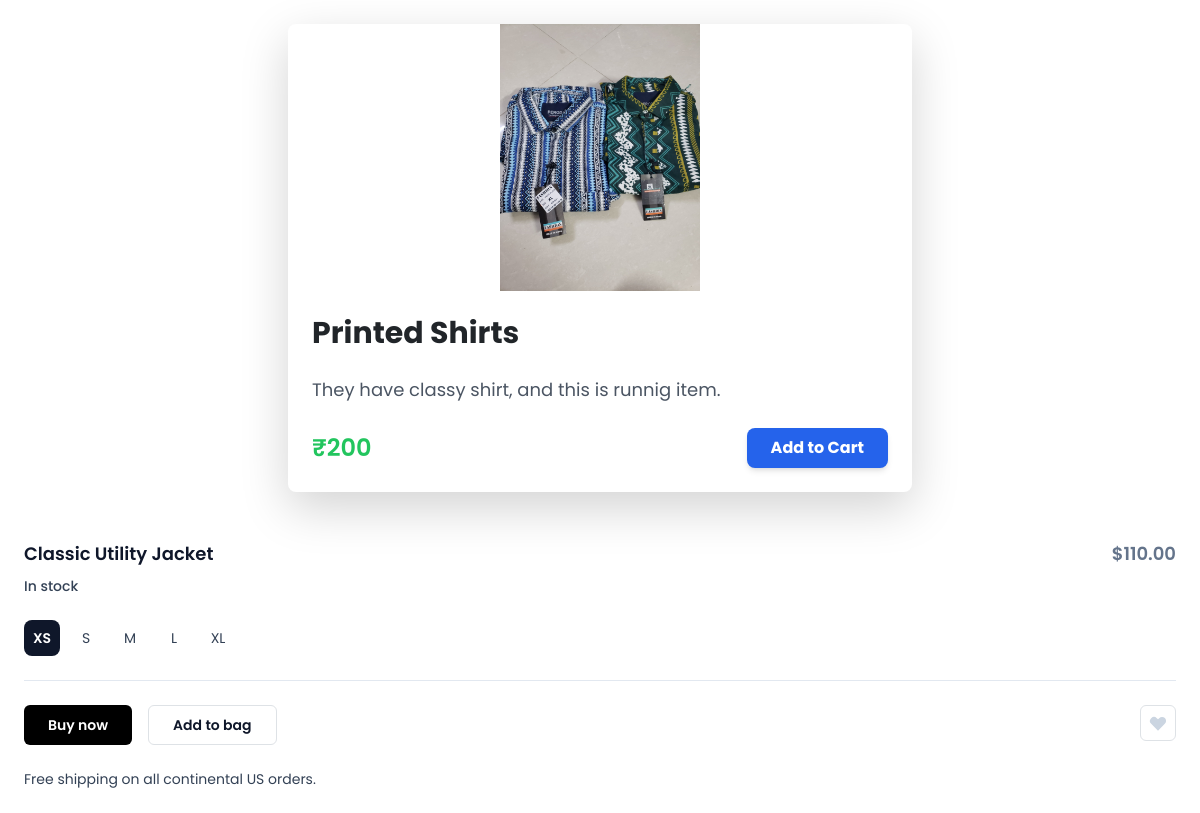
/product/1/, run on the app's committed database.
### New_App/models.py (models this page shows, shortened)
class Products(models.Model):
    name = models.CharField(max_length=100)
    price = models.IntegerField()
    description = models.TextField()
    image = models.ImageField(upload_to='images/')
    created_at = models.DateTimeField(auto_now_add=True)

### New_App/views.py (the view)
# urls.py: path('product/<int:product_id>/', product_detail, name='product_detail'),
def product_detail(request, product_id):
    product = get_object_or_404(Products, id=product_id)
    size_obj = Size.objects.all()
    return render(request, 'product-detail.html', {'product': product})

### New_App/templates/product-detail.html (shortened to what this page needs)
{% extends "base.html" %}
{% block start %}
<div class="container mx-auto p-6 max-w-2xl">
    <div class="bg-white shadow-lg rounded-lg overflow-hidden">
        <div class="flex justify-center">
            <img
                src="{{ product.image.url }}"
                alt="{{ product.name }}"
                class="max-w-sm object-contain"
                style="width: 200px; height: auto;"
            >
        </div>
        <div class="p-6">
            <h1 class="text-3xl font-bold text-blue-gray-900 mb-4">{{ product.name }}</h1>
            <p class="text-lg text-gray-600 leading-relaxed mb-6">
                {{ product.description }}
            </p>
            <div class="flex items-center justify-between">
                <span class="text-2xl font-semibold text-green-500">
                    ₹{{ product.price }}
                </span>
                <button
                    onclick="location.href='{% url 'add_to_cart' product.id %}'"
                    class="bg-blue-600 hover:bg-blue-700 text-white font-bold py-2 px-6 rounded-lg shadow-md transition-all duration-300 ease-in-out transform hover:scale-105"
                    type="button">
                    Add to Cart
                </button>
            </div>
        </div>
    </div>
</div>
  <form class="flex-auto p-6">
    <div class="flex flex-wrap">
      <h1 class="flex-auto text-lg font-semibold text-slate-900">
        Classic Utility Jacket
      </h1>
      <div class="text-lg font-semibold text-slate-500">
        $110.00
      </div>
      <div class="w-full flex-none text-sm font-medium text-slate-700 mt-2">
        In stock
      </div>
    </div>
    <div class="flex items-baseline mt-4 mb-6 pb-6 border-b border-slate-200">
      <div class="space-x-2 flex text-sm">
        <label>
          <div class="w-9 h-9 rounded-lg flex items-center justify-center text-slate-700 peer-checked:font-semibold peer-checked:bg-slate-900 peer-checked:text-white">
            XS
          </div>
        </label>
        <label>
          <div class="w-9 h-9 rounded-lg flex items-center justify-center text-slate-700 peer-checked:font-semibold peer-checked:bg-slate-900 peer-checked:text-white">
            S
          </div>
        </label>
        <label>
          <div class="w-9 h-9 rounded-lg flex items-center justify-center text-slate-700 peer-checked:font-semibold peer-checked:bg-slate-900 peer-checked:text-white">
            M
          </div>
        </label>
        <label>
          <div class="w-9 h-9 rounded-lg flex items-center justify-center text-slate-700 peer-checked:font-semibold peer-checked:bg-slate-900 peer-checked:text-white">
            L
          </div>
        </label>
        <label>
          <div class="w-9 h-9 rounded-lg flex items-center justify-center text-slate-700 peer-checked:font-semibold peer-checked:bg-slate-900 peer-checked:text-white">
            XL
          </div>
        </label>
      </div>
    </div>
    <div class="flex space-x-4 mb-6 text-sm font-medium">
      <div class="flex-auto flex space-x-4">
        <button class="h-10 px-6 font-semibold rounded-md bg-black text-white" type="submit">
          Buy now
        </button>
        <button class="h-10 px-6 font-semibold rounded-md border border-slate-200 text-slate-900" type="button">
          Add to bag
        </button>
      </div>
      <button class="flex-none flex items-center justify-center w-9 h-9 rounded-md text-slate-300 border border-slate-200" type="button" aria-label="Like">
        <svg width="20" height="20" fill="currentColor" aria-hidden="true">
          <path fill-rule="evenodd" clip-rule="evenodd" d="M3.172 5.172a4 4 0 015.656 0L10 6.343l1.172-1.171a4 4 0 115.656 5.656L10 17.657l-6.828-6.829a4 4 0 010-5.656z" />
        </svg>
      </button>
    </div>
    <p class="text-sm text-slate-700">
      Free shipping on all continental US orders.
    </p>
  </form>
{% endblock %}

### static/css/style.css (style rules this page uses)
:root { --primary-color: #e5c641; --text-dark: #000000; --text-light: #737373; --extra-light: #f4f6f6; --white: #ffffff; --max-width: 1200px; }
* { padding: 0; margin: 0; box-sizing: border-box; }
img { display: flex; width: 100%; }
html, body { scroll-behavior: smooth; }
body { font-family: "Poppins", sans-serif; }

### data on the page
Products: image (picture), name "Printed Shirts", description "They have classy shirt, and this is runnig item.", price "200"
